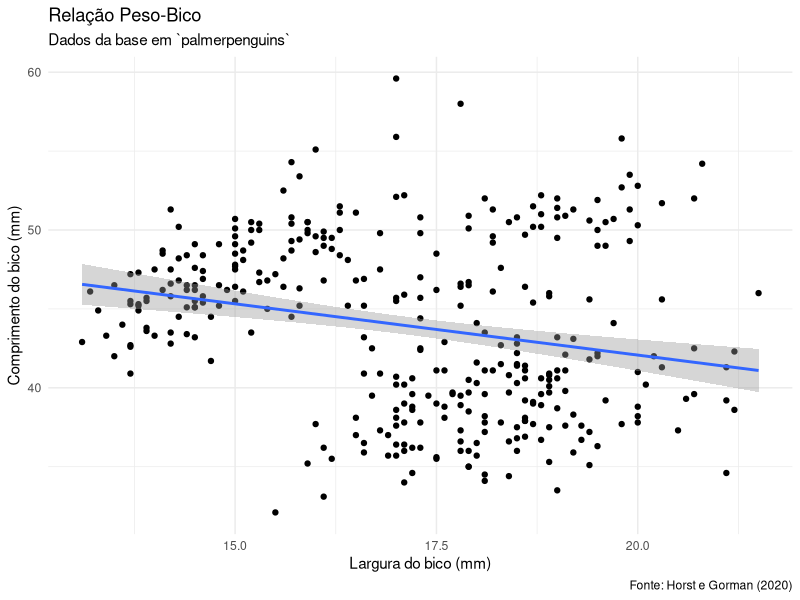
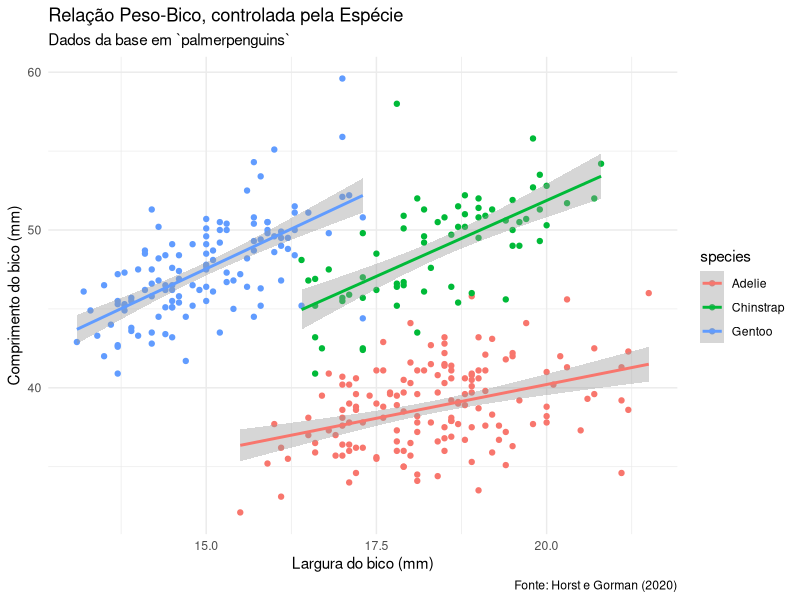

Source code (R) for these figures, in order:
## ---- chunk 1
knitr::opts_chunk$set(echo = TRUE)

library(tidyverse)
library(palmerpenguins)
## ---- chunk 2

penguins %>%
  ggplot(aes(x = bill_depth_mm, y = bill_length_mm)) + 
  geom_point() +
  theme_minimal() + 
  labs(
    x = "Largura do bico (mm)",
    y = "Comprimento do bico (mm)",
    title = "Relação Peso-Bico",
    subtitle = "Dados da base em `palmerpenguins`",
    caption = "Fonte: Horst e Gorman (2020)") + 
  geom_smooth(method = 'lm')


penguins %>%
  ggplot(aes(x = bill_depth_mm, y = bill_length_mm, color = species)) + 
  geom_point() +
  theme_minimal() + 
  labs(
    x = "Largura do bico (mm)",
    y = "Comprimento do bico (mm)",
    title = "Relação Peso-Bico, controlada pela Espécie",
    subtitle = "Dados da base em `palmerpenguins`",
    caption = "Fonte: Horst e Gorman (2020)") + 
  geom_smooth(method = 'lm')

